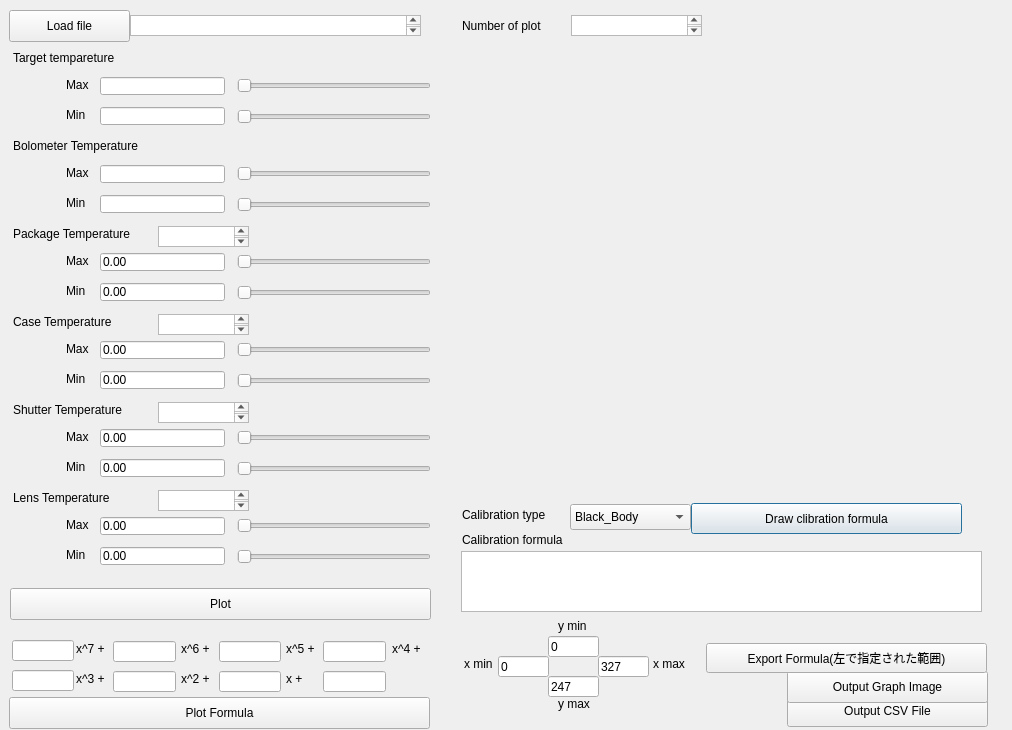
<?xml version="1.0" encoding="UTF-8"?>
<!-- 
//
// Copyright (c) 2021 The University of Aizu
// Open source under the BSD License.
//
 -->
<ui version="4.0">
 <class>CalibrationGraph</class>
 <widget class="QDialog" name="CalibrationGraph">
  <property name="geometry">
   <rect>
    <x>0</x>
    <y>0</y>
    <width>1012</width>
    <height>730</height>
   </rect>
  </property>
  <property name="windowTitle">
   <string>Dialog</string>
  </property>
  <widget class="QCustomPlot" name="widget" native="true">
   <property name="geometry">
    <rect>
     <x>461</x>
     <y>43</y>
     <width>531</width>
     <height>451</height>
    </rect>
   </property>
  </widget>
  <widget class="QPushButton" name="regressionButton">
   <property name="geometry">
    <rect>
     <x>691</x>
     <y>503</y>
     <width>271</width>
     <height>31</height>
    </rect>
   </property>
   <property name="styleSheet">
    <string notr="true"/>
   </property>
   <property name="text">
    <string>Draw clibration formula</string>
   </property>
   <property name="checkable">
    <bool>false</bool>
   </property>
  </widget>
  <widget class="QTextBrowser" name="plotNumberBrowser">
   <property name="geometry">
    <rect>
     <x>571</x>
     <y>15</y>
     <width>131</width>
     <height>21</height>
    </rect>
   </property>
  </widget>
  <widget class="QLabel" name="label">
   <property name="geometry">
    <rect>
     <x>462</x>
     <y>532</y>
     <width>131</width>
     <height>16</height>
    </rect>
   </property>
   <property name="text">
    <string>Calibration formula</string>
   </property>
  </widget>
  <widget class="QTextBrowser" name="regressionFormulaBrowser">
   <property name="geometry">
    <rect>
     <x>461</x>
     <y>551</y>
     <width>521</width>
     <height>61</height>
    </rect>
   </property>
   <property name="html">
    <string>&lt;!DOCTYPE HTML PUBLIC &quot;-//W3C//DTD HTML 4.0//EN&quot; &quot;http://www.w3.org/TR/REC-html40/strict.dtd&quot;&gt;
&lt;html&gt;&lt;head&gt;&lt;meta name=&quot;qrichtext&quot; content=&quot;1&quot; /&gt;&lt;style type=&quot;text/css&quot;&gt;
p, li { white-space: pre-wrap; }
&lt;/style&gt;&lt;/head&gt;&lt;body style=&quot; font-family:'.SF NS Text'; font-size:13pt; font-weight:400; font-style:normal;&quot;&gt;
&lt;p style=&quot;-qt-paragraph-type:empty; margin-top:0px; margin-bottom:0px; margin-left:0px; margin-right:0px; -qt-block-indent:0; text-indent:0px;&quot;&gt;&lt;br /&gt;&lt;/p&gt;&lt;/body&gt;&lt;/html&gt;</string>
   </property>
  </widget>
  <widget class="QLabel" name="label_3">
   <property name="geometry">
    <rect>
     <x>462</x>
     <y>507</y>
     <width>120</width>
     <height>16</height>
    </rect>
   </property>
   <property name="text">
    <string>Calibration type</string>
   </property>
  </widget>
  <widget class="QComboBox" name="degreeComboBox">
   <property name="geometry">
    <rect>
     <x>570</x>
     <y>504</y>
     <width>121</width>
     <height>26</height>
    </rect>
   </property>
   <item>
    <property name="text">
     <string>Black_Body</string>
    </property>
   </item>
   <item>
    <property name="text">
     <string>7 degree</string>
    </property>
   </item>
   <item>
    <property name="text">
     <string>6 degree</string>
    </property>
   </item>
   <item>
    <property name="text">
     <string>5 degree</string>
    </property>
   </item>
   <item>
    <property name="text">
     <string>4 degree</string>
    </property>
   </item>
   <item>
    <property name="text">
     <string>3 degree</string>
    </property>
   </item>
   <item>
    <property name="text">
     <string>2 degree</string>
    </property>
   </item>
   <item>
    <property name="text">
     <string>1 degree</string>
    </property>
   </item>
  </widget>
  <widget class="QLabel" name="label_5">
   <property name="geometry">
    <rect>
     <x>13</x>
     <y>138</y>
     <width>147</width>
     <height>16</height>
    </rect>
   </property>
   <property name="styleSheet">
    <string notr="true"/>
   </property>
   <property name="text">
    <string>Bolometer Temperature </string>
   </property>
  </widget>
  <widget class="QLabel" name="label_2">
   <property name="geometry">
    <rect>
     <x>13</x>
     <y>50</y>
     <width>146</width>
     <height>16</height>
    </rect>
   </property>
   <property name="text">
    <string>Target tempareture        </string>
   </property>
  </widget>
  <widget class="QLabel" name="label_10">
   <property name="geometry">
    <rect>
     <x>13</x>
     <y>314</y>
     <width>147</width>
     <height>16</height>
    </rect>
   </property>
   <property name="text">
    <string>Case Temperature          </string>
   </property>
  </widget>
  <widget class="QLabel" name="label_11">
   <property name="geometry">
    <rect>
     <x>13</x>
     <y>402</y>
     <width>147</width>
     <height>16</height>
    </rect>
   </property>
   <property name="text">
    <string>Shutter Temperature      </string>
   </property>
  </widget>
  <widget class="QLabel" name="label_12">
   <property name="geometry">
    <rect>
     <x>13</x>
     <y>490</y>
     <width>149</width>
     <height>16</height>
    </rect>
   </property>
   <property name="text">
    <string>Lens Temperature           </string>
   </property>
  </widget>
  <widget class="QLabel" name="label_9">
   <property name="geometry">
    <rect>
     <x>13</x>
     <y>226</y>
     <width>147</width>
     <height>16</height>
    </rect>
   </property>
   <property name="text">
    <string>Package Temperature    </string>
   </property>
  </widget>
  <widget class="QLabel" name="label_8">
   <property name="geometry">
    <rect>
     <x>66</x>
     <y>77</y>
     <width>26</width>
     <height>16</height>
    </rect>
   </property>
   <property name="text">
    <string>Max</string>
   </property>
  </widget>
  <widget class="QLineEdit" name="tgtMaxLineEdit">
   <property name="geometry">
    <rect>
     <x>100</x>
     <y>77</y>
     <width>125</width>
     <height>18</height>
    </rect>
   </property>
   <property name="text">
    <string/>
   </property>
  </widget>
  <widget class="QSlider" name="tgtMaxSlider">
   <property name="geometry">
    <rect>
     <x>237</x>
     <y>76</y>
     <width>194</width>
     <height>19</height>
    </rect>
   </property>
   <property name="orientation">
    <enum>Qt::Horizontal</enum>
   </property>
  </widget>
  <widget class="QSlider" name="tgtMinSlider">
   <property name="geometry">
    <rect>
     <x>237</x>
     <y>107</y>
     <width>194</width>
     <height>19</height>
    </rect>
   </property>
   <property name="orientation">
    <enum>Qt::Horizontal</enum>
   </property>
  </widget>
  <widget class="QLabel" name="label_18">
   <property name="geometry">
    <rect>
     <x>66</x>
     <y>429</y>
     <width>26</width>
     <height>16</height>
    </rect>
   </property>
   <property name="text">
    <string>Max</string>
   </property>
  </widget>
  <widget class="QLineEdit" name="shMaxLineEdit">
   <property name="geometry">
    <rect>
     <x>100</x>
     <y>429</y>
     <width>125</width>
     <height>18</height>
    </rect>
   </property>
   <property name="text">
    <string>0.00</string>
   </property>
  </widget>
  <widget class="QLabel" name="label_19">
   <property name="geometry">
    <rect>
     <x>66</x>
     <y>459</y>
     <width>26</width>
     <height>16</height>
    </rect>
   </property>
   <property name="text">
    <string>Min </string>
   </property>
  </widget>
  <widget class="QLineEdit" name="shMinLineEdit">
   <property name="geometry">
    <rect>
     <x>100</x>
     <y>459</y>
     <width>125</width>
     <height>18</height>
    </rect>
   </property>
   <property name="text">
    <string>0.00</string>
   </property>
  </widget>
  <widget class="QLineEdit" name="pkgMinLineEdit">
   <property name="geometry">
    <rect>
     <x>100</x>
     <y>283</y>
     <width>125</width>
     <height>18</height>
    </rect>
   </property>
   <property name="text">
    <string>0.00</string>
   </property>
  </widget>
  <widget class="QLabel" name="label_15">
   <property name="geometry">
    <rect>
     <x>66</x>
     <y>283</y>
     <width>26</width>
     <height>16</height>
    </rect>
   </property>
   <property name="text">
    <string>Min </string>
   </property>
  </widget>
  <widget class="QLineEdit" name="boloMaxLineEdit">
   <property name="geometry">
    <rect>
     <x>100</x>
     <y>165</y>
     <width>125</width>
     <height>18</height>
    </rect>
   </property>
   <property name="text">
    <string/>
   </property>
  </widget>
  <widget class="QLabel" name="label_6">
   <property name="geometry">
    <rect>
     <x>66</x>
     <y>165</y>
     <width>26</width>
     <height>16</height>
    </rect>
   </property>
   <property name="text">
    <string>Max</string>
   </property>
  </widget>
  <widget class="QSlider" name="shMaxSlider">
   <property name="geometry">
    <rect>
     <x>237</x>
     <y>428</y>
     <width>194</width>
     <height>19</height>
    </rect>
   </property>
   <property name="orientation">
    <enum>Qt::Horizontal</enum>
   </property>
  </widget>
  <widget class="QSlider" name="shMinSlider">
   <property name="geometry">
    <rect>
     <x>237</x>
     <y>459</y>
     <width>194</width>
     <height>19</height>
    </rect>
   </property>
   <property name="orientation">
    <enum>Qt::Horizontal</enum>
   </property>
  </widget>
  <widget class="QLabel" name="label_7">
   <property name="geometry">
    <rect>
     <x>66</x>
     <y>195</y>
     <width>26</width>
     <height>16</height>
    </rect>
   </property>
   <property name="text">
    <string>Min </string>
   </property>
  </widget>
  <widget class="QLineEdit" name="boloMinLineEdit">
   <property name="geometry">
    <rect>
     <x>100</x>
     <y>195</y>
     <width>125</width>
     <height>18</height>
    </rect>
   </property>
   <property name="text">
    <string/>
   </property>
  </widget>
  <widget class="QLineEdit" name="pkgMaxLineEdit">
   <property name="geometry">
    <rect>
     <x>100</x>
     <y>253</y>
     <width>125</width>
     <height>18</height>
    </rect>
   </property>
   <property name="text">
    <string>0.00</string>
   </property>
  </widget>
  <widget class="QLabel" name="label_14">
   <property name="geometry">
    <rect>
     <x>66</x>
     <y>253</y>
     <width>26</width>
     <height>16</height>
    </rect>
   </property>
   <property name="text">
    <string>Max</string>
   </property>
  </widget>
  <widget class="QLabel" name="label_20">
   <property name="geometry">
    <rect>
     <x>66</x>
     <y>517</y>
     <width>26</width>
     <height>16</height>
    </rect>
   </property>
   <property name="text">
    <string>Max</string>
   </property>
  </widget>
  <widget class="QLineEdit" name="lensMaxLineEdit">
   <property name="geometry">
    <rect>
     <x>100</x>
     <y>517</y>
     <width>125</width>
     <height>18</height>
    </rect>
   </property>
   <property name="text">
    <string>0.00</string>
   </property>
  </widget>
  <widget class="QLabel" name="label_21">
   <property name="geometry">
    <rect>
     <x>66</x>
     <y>547</y>
     <width>26</width>
     <height>16</height>
    </rect>
   </property>
   <property name="text">
    <string>Min </string>
   </property>
  </widget>
  <widget class="QLineEdit" name="lensMinLineEdit">
   <property name="geometry">
    <rect>
     <x>100</x>
     <y>547</y>
     <width>125</width>
     <height>18</height>
    </rect>
   </property>
   <property name="text">
    <string>0.00</string>
   </property>
  </widget>
  <widget class="QSlider" name="lensMaxSlider">
   <property name="geometry">
    <rect>
     <x>237</x>
     <y>516</y>
     <width>194</width>
     <height>19</height>
    </rect>
   </property>
   <property name="orientation">
    <enum>Qt::Horizontal</enum>
   </property>
  </widget>
  <widget class="QSlider" name="lensMinSlider">
   <property name="geometry">
    <rect>
     <x>237</x>
     <y>547</y>
     <width>194</width>
     <height>19</height>
    </rect>
   </property>
   <property name="orientation">
    <enum>Qt::Horizontal</enum>
   </property>
  </widget>
  <widget class="QLabel" name="label_13">
   <property name="geometry">
    <rect>
     <x>66</x>
     <y>107</y>
     <width>26</width>
     <height>16</height>
    </rect>
   </property>
   <property name="text">
    <string>Min </string>
   </property>
  </widget>
  <widget class="QLineEdit" name="tgtMinLineEdit">
   <property name="geometry">
    <rect>
     <x>100</x>
     <y>107</y>
     <width>125</width>
     <height>18</height>
    </rect>
   </property>
   <property name="text">
    <string/>
   </property>
  </widget>
  <widget class="QLabel" name="label_16">
   <property name="geometry">
    <rect>
     <x>66</x>
     <y>341</y>
     <width>26</width>
     <height>16</height>
    </rect>
   </property>
   <property name="text">
    <string>Max</string>
   </property>
  </widget>
  <widget class="QLineEdit" name="caseMaxLineEdit">
   <property name="geometry">
    <rect>
     <x>100</x>
     <y>341</y>
     <width>125</width>
     <height>18</height>
    </rect>
   </property>
   <property name="text">
    <string>0.00</string>
   </property>
  </widget>
  <widget class="QLabel" name="label_22">
   <property name="geometry">
    <rect>
     <x>462</x>
     <y>18</y>
     <width>101</width>
     <height>16</height>
    </rect>
   </property>
   <property name="text">
    <string>Number of plot</string>
   </property>
  </widget>
  <widget class="QSlider" name="boloMaxSlider">
   <property name="geometry">
    <rect>
     <x>237</x>
     <y>164</y>
     <width>194</width>
     <height>19</height>
    </rect>
   </property>
   <property name="orientation">
    <enum>Qt::Horizontal</enum>
   </property>
  </widget>
  <widget class="QSlider" name="boloMinSlider">
   <property name="geometry">
    <rect>
     <x>237</x>
     <y>195</y>
     <width>194</width>
     <height>19</height>
    </rect>
   </property>
   <property name="orientation">
    <enum>Qt::Horizontal</enum>
   </property>
  </widget>
  <widget class="QSlider" name="caseMaxSlider">
   <property name="geometry">
    <rect>
     <x>237</x>
     <y>340</y>
     <width>194</width>
     <height>19</height>
    </rect>
   </property>
   <property name="orientation">
    <enum>Qt::Horizontal</enum>
   </property>
  </widget>
  <widget class="QSlider" name="caseMinSlider">
   <property name="geometry">
    <rect>
     <x>237</x>
     <y>371</y>
     <width>194</width>
     <height>19</height>
    </rect>
   </property>
   <property name="orientation">
    <enum>Qt::Horizontal</enum>
   </property>
  </widget>
  <widget class="QSlider" name="pkgMinSlider">
   <property name="geometry">
    <rect>
     <x>237</x>
     <y>283</y>
     <width>194</width>
     <height>19</height>
    </rect>
   </property>
   <property name="orientation">
    <enum>Qt::Horizontal</enum>
   </property>
  </widget>
  <widget class="QSlider" name="pkgMaxSlider">
   <property name="geometry">
    <rect>
     <x>237</x>
     <y>252</y>
     <width>194</width>
     <height>19</height>
    </rect>
   </property>
   <property name="orientation">
    <enum>Qt::Horizontal</enum>
   </property>
  </widget>
  <widget class="QLabel" name="label_17">
   <property name="geometry">
    <rect>
     <x>66</x>
     <y>371</y>
     <width>26</width>
     <height>16</height>
    </rect>
   </property>
   <property name="text">
    <string>Min </string>
   </property>
  </widget>
  <widget class="QLineEdit" name="caseMinLineEdit">
   <property name="geometry">
    <rect>
     <x>100</x>
     <y>371</y>
     <width>125</width>
     <height>18</height>
    </rect>
   </property>
   <property name="text">
    <string>0.00</string>
   </property>
  </widget>
  <widget class="QPushButton" name="plotFormulaButton">
   <property name="geometry">
    <rect>
     <x>9</x>
     <y>697</y>
     <width>421</width>
     <height>32</height>
    </rect>
   </property>
   <property name="text">
    <string>Plot Formula</string>
   </property>
  </widget>
  <widget class="QLabel" name="label_25">
   <property name="geometry">
    <rect>
     <x>392</x>
     <y>641</y>
     <width>37</width>
     <height>16</height>
    </rect>
   </property>
   <property name="text">
    <string>x^4 + </string>
   </property>
  </widget>
  <widget class="QLineEdit" name="coefficient_d">
   <property name="geometry">
    <rect>
     <x>323</x>
     <y>641</y>
     <width>63</width>
     <height>21</height>
    </rect>
   </property>
  </widget>
  <widget class="QLineEdit" name="coefficient_h">
   <property name="geometry">
    <rect>
     <x>323</x>
     <y>671</y>
     <width>63</width>
     <height>21</height>
    </rect>
   </property>
  </widget>
  <widget class="QLabel" name="label_24">
   <property name="geometry">
    <rect>
     <x>286</x>
     <y>641</y>
     <width>37</width>
     <height>16</height>
    </rect>
   </property>
   <property name="text">
    <string>x^5 + </string>
   </property>
  </widget>
  <widget class="QLabel" name="label_28">
   <property name="geometry">
    <rect>
     <x>286</x>
     <y>671</y>
     <width>23</width>
     <height>16</height>
    </rect>
   </property>
   <property name="text">
    <string>x + </string>
   </property>
  </widget>
  <widget class="QLineEdit" name="coefficient_c">
   <property name="geometry">
    <rect>
     <x>219</x>
     <y>641</y>
     <width>62</width>
     <height>21</height>
    </rect>
   </property>
  </widget>
  <widget class="QLineEdit" name="coefficient_g">
   <property name="geometry">
    <rect>
     <x>219</x>
     <y>671</y>
     <width>62</width>
     <height>21</height>
    </rect>
   </property>
  </widget>
  <widget class="QLabel" name="label_23">
   <property name="geometry">
    <rect>
     <x>181</x>
     <y>641</y>
     <width>37</width>
     <height>16</height>
    </rect>
   </property>
   <property name="text">
    <string>x^6 + </string>
   </property>
  </widget>
  <widget class="QLabel" name="label_27">
   <property name="geometry">
    <rect>
     <x>181</x>
     <y>671</y>
     <width>37</width>
     <height>16</height>
    </rect>
   </property>
   <property name="text">
    <string>x^2 + </string>
   </property>
  </widget>
  <widget class="QLineEdit" name="coefficient_b">
   <property name="geometry">
    <rect>
     <x>113</x>
     <y>641</y>
     <width>63</width>
     <height>21</height>
    </rect>
   </property>
  </widget>
  <widget class="QLineEdit" name="coefficient_f">
   <property name="geometry">
    <rect>
     <x>113</x>
     <y>671</y>
     <width>63</width>
     <height>21</height>
    </rect>
   </property>
  </widget>
  <widget class="QLineEdit" name="coefficient_a">
   <property name="geometry">
    <rect>
     <x>12</x>
     <y>640</y>
     <width>62</width>
     <height>21</height>
    </rect>
   </property>
  </widget>
  <widget class="QLineEdit" name="coefficient_e">
   <property name="geometry">
    <rect>
     <x>12</x>
     <y>670</y>
     <width>62</width>
     <height>21</height>
    </rect>
   </property>
  </widget>
  <widget class="QLabel" name="label_29">
   <property name="geometry">
    <rect>
     <x>-78</x>
     <y>318</y>
     <width>23</width>
     <height>16</height>
    </rect>
   </property>
   <property name="text">
    <string>y = </string>
   </property>
  </widget>
  <widget class="QLabel" name="label_4">
   <property name="geometry">
    <rect>
     <x>76</x>
     <y>641</y>
     <width>36</width>
     <height>16</height>
    </rect>
   </property>
   <property name="text">
    <string>x^7 + </string>
   </property>
  </widget>
  <widget class="QLabel" name="label_26">
   <property name="geometry">
    <rect>
     <x>76</x>
     <y>671</y>
     <width>37</width>
     <height>16</height>
    </rect>
   </property>
   <property name="text">
    <string>x^3 + </string>
   </property>
  </widget>
  <widget class="QPushButton" name="replotButton">
   <property name="geometry">
    <rect>
     <x>10</x>
     <y>588</y>
     <width>421</width>
     <height>32</height>
    </rect>
   </property>
   <property name="text">
    <string>Plot</string>
   </property>
  </widget>
  <widget class="QPushButton" name="outputCSVFileButton">
   <property name="geometry">
    <rect>
     <x>787</x>
     <y>695</y>
     <width>201</width>
     <height>32</height>
    </rect>
   </property>
   <property name="text">
    <string>Output CSV File</string>
   </property>
  </widget>
  <widget class="QPushButton" name="outputGraphImageButton">
   <property name="geometry">
    <rect>
     <x>787</x>
     <y>671</y>
     <width>201</width>
     <height>32</height>
    </rect>
   </property>
   <property name="text">
    <string>Output Graph Image</string>
   </property>
  </widget>
  <widget class="QPushButton" name="exportFormulaButton">
   <property name="geometry">
    <rect>
     <x>706</x>
     <y>643</y>
     <width>281</width>
     <height>30</height>
    </rect>
   </property>
   <property name="text">
    <string>Export Formula(左で指定された範囲)</string>
   </property>
  </widget>
  <widget class="QPushButton" name="loadFileButton">
   <property name="geometry">
    <rect>
     <x>9</x>
     <y>10</y>
     <width>121</width>
     <height>32</height>
    </rect>
   </property>
   <property name="autoFillBackground">
    <bool>false</bool>
   </property>
   <property name="text">
    <string>Load file</string>
   </property>
  </widget>
  <widget class="QTextBrowser" name="fileNameBrowser">
   <property name="geometry">
    <rect>
     <x>130</x>
     <y>15</y>
     <width>291</width>
     <height>21</height>
    </rect>
   </property>
  </widget>
  <widget class="QTextBrowser" name="sht_tempBrowser">
   <property name="geometry">
    <rect>
     <x>158</x>
     <y>402</y>
     <width>91</width>
     <height>21</height>
    </rect>
   </property>
  </widget>
  <widget class="QTextBrowser" name="cas_tempBrowser">
   <property name="geometry">
    <rect>
     <x>158</x>
     <y>314</y>
     <width>91</width>
     <height>21</height>
    </rect>
   </property>
  </widget>
  <widget class="QTextBrowser" name="pkg_tempBrowser">
   <property name="geometry">
    <rect>
     <x>158</x>
     <y>226</y>
     <width>91</width>
     <height>21</height>
    </rect>
   </property>
  </widget>
  <widget class="QTextBrowser" name="len_tempBrowser">
   <property name="geometry">
    <rect>
     <x>158</x>
     <y>490</y>
     <width>91</width>
     <height>21</height>
    </rect>
   </property>
  </widget>
  <widget class="QLineEdit" name="MaxxlineEdit">
   <property name="geometry">
    <rect>
     <x>598</x>
     <y>656</y>
     <width>51</width>
     <height>21</height>
    </rect>
   </property>
   <property name="text">
    <string>327</string>
   </property>
  </widget>
  <widget class="QLineEdit" name="MaxylineEdit">
   <property name="geometry">
    <rect>
     <x>548</x>
     <y>676</y>
     <width>51</width>
     <height>21</height>
    </rect>
   </property>
   <property name="text">
    <string>247</string>
   </property>
  </widget>
  <widget class="QLineEdit" name="MinylineEdit">
   <property name="geometry">
    <rect>
     <x>548</x>
     <y>636</y>
     <width>51</width>
     <height>21</height>
    </rect>
   </property>
   <property name="text">
    <string>0</string>
   </property>
  </widget>
  <widget class="QLineEdit" name="MinxlineEdit">
   <property name="geometry">
    <rect>
     <x>498</x>
     <y>656</y>
     <width>51</width>
     <height>21</height>
    </rect>
   </property>
   <property name="text">
    <string>0</string>
   </property>
  </widget>
  <widget class="QLabel" name="label_30">
   <property name="geometry">
    <rect>
     <x>558</x>
     <y>618</y>
     <width>31</width>
     <height>16</height>
    </rect>
   </property>
   <property name="text">
    <string>y min</string>
   </property>
  </widget>
  <widget class="QLabel" name="label_31">
   <property name="geometry">
    <rect>
     <x>558</x>
     <y>696</y>
     <width>41</width>
     <height>16</height>
    </rect>
   </property>
   <property name="text">
    <string>y max</string>
   </property>
  </widget>
  <widget class="QLabel" name="label_32">
   <property name="geometry">
    <rect>
     <x>653</x>
     <y>656</y>
     <width>41</width>
     <height>16</height>
    </rect>
   </property>
   <property name="text">
    <string>x max</string>
   </property>
  </widget>
  <widget class="QLabel" name="label_33">
   <property name="geometry">
    <rect>
     <x>464</x>
     <y>656</y>
     <width>41</width>
     <height>16</height>
    </rect>
   </property>
   <property name="text">
    <string>x min</string>
   </property>
  </widget>
 </widget>
 <customwidgets>
  <customwidget>
   <class>QCustomPlot</class>
   <extends>QWidget</extends>
   <header>qcustomplot.h</header>
   <container>1</container>
  </customwidget>
 </customwidgets>
 <tabstops>
  <tabstop>loadFileButton</tabstop>
  <tabstop>fileNameBrowser</tabstop>
  <tabstop>tgtMaxLineEdit</tabstop>
  <tabstop>tgtMinLineEdit</tabstop>
  <tabstop>boloMaxLineEdit</tabstop>
  <tabstop>boloMinLineEdit</tabstop>
  <tabstop>pkgMaxLineEdit</tabstop>
  <tabstop>pkgMinLineEdit</tabstop>
  <tabstop>caseMaxLineEdit</tabstop>
  <tabstop>caseMinLineEdit</tabstop>
  <tabstop>shMaxLineEdit</tabstop>
  <tabstop>shMinLineEdit</tabstop>
  <tabstop>lensMaxLineEdit</tabstop>
  <tabstop>lensMinLineEdit</tabstop>
  <tabstop>replotButton</tabstop>
  <tabstop>MinxlineEdit</tabstop>
  <tabstop>MaxxlineEdit</tabstop>
  <tabstop>MinylineEdit</tabstop>
  <tabstop>MaxylineEdit</tabstop>
  <tabstop>boloMaxSlider</tabstop>
  <tabstop>shMinSlider</tabstop>
  <tabstop>pkgMinSlider</tabstop>
  <tabstop>lensMaxSlider</tabstop>
  <tabstop>boloMinSlider</tabstop>
  <tabstop>lensMinSlider</tabstop>
  <tabstop>degreeComboBox</tabstop>
  <tabstop>regressionButton</tabstop>
  <tabstop>regressionFormulaBrowser</tabstop>
  <tabstop>exportFormulaButton</tabstop>
  <tabstop>coefficient_a</tabstop>
  <tabstop>coefficient_b</tabstop>
  <tabstop>coefficient_c</tabstop>
  <tabstop>coefficient_d</tabstop>
  <tabstop>coefficient_e</tabstop>
  <tabstop>coefficient_f</tabstop>
  <tabstop>coefficient_g</tabstop>
  <tabstop>coefficient_h</tabstop>
  <tabstop>plotFormulaButton</tabstop>
  <tabstop>caseMaxSlider</tabstop>
  <tabstop>outputCSVFileButton</tabstop>
  <tabstop>outputGraphImageButton</tabstop>
  <tabstop>tgtMinSlider</tabstop>
  <tabstop>pkgMaxSlider</tabstop>
  <tabstop>sht_tempBrowser</tabstop>
  <tabstop>cas_tempBrowser</tabstop>
  <tabstop>pkg_tempBrowser</tabstop>
  <tabstop>len_tempBrowser</tabstop>
  <tabstop>caseMinSlider</tabstop>
  <tabstop>shMaxSlider</tabstop>
  <tabstop>plotNumberBrowser</tabstop>
  <tabstop>tgtMaxSlider</tabstop>
 </tabstops>
 <resources/>
 <connections/>
</ui>
